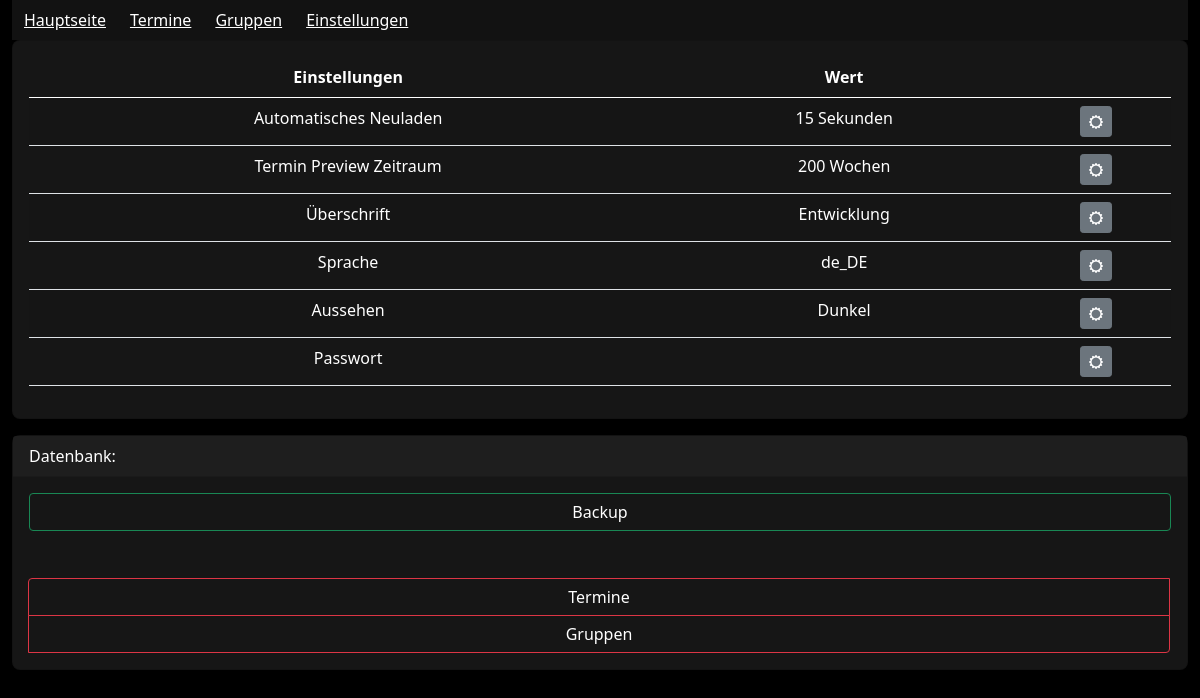
Page /?b=settings on the committed database.
### tables this page shows
CREATE TABLE `config` (
  `id` int(11) NOT NULL AUTO_INCREMENT,
  `setting` varchar(50) NOT NULL,
  `value` varchar(128) NOT NULL,
  `time_unit` varchar(255) NOT NULL,
  `created_at` datetime NOT NULL,
  `updated_at` datetime NOT NULL,
  PRIMARY KEY (`id`),
  UNIQUE KEY `setting` (`setting`)
);

### index.php (called while the page is built, shortened)
<?php
include __DIR__ . '/resources/layout/template.php';

### database/connect.php (called while the page is built, shortened)
<?php
class connect
{
    public static function connection()
    {
        try {
            $pdo = new PDO("mysql:host=" . self::SERVER . ";dbname=" . self::DATABASE . ";charset=utf8", self::USER, self::PASSWORD);
            $pdo->setAttribute(PDO::ATTR_ERRMODE, PDO::ERRMODE_EXCEPTION);
            return $pdo;
        } catch (\PDOException $e) {
            new user_migrate;
            new config_migrate;
            new language_migrate;
            new events_migrate('create');
            new teams_migrate('create');
            header("Refresh:0");
        }
    }
}

### app/controller/config.controller.php (called while the page is built, shortened)
<?php
class config
{
    public static function index()
    {
        $stmt = "SELECT * FROM `config`";
        $data = connect::connection()->query($stmt);
        return $data->fetchAll();
    }
    public static function get($setting)
    {
        $stmt = "SELECT `value`, `time_unit` FROM `config` where `setting` = '" . $setting . "'";
        $data = connect::connection()->query($stmt);
        return $data->fetchObject();
    }
}

### resources/views/settings.blade.php (the view, shortened to what this page needs)
<?php
require __DIR__ . '/../layout/navigation.php';
?>
<article class="row g-3">
  <section class="col">
    <div class="card">
      <div class="card-body">
        <div class="table-responsive">
          <table class="table table-striped table-hover" id="table-to-refresh">
            <thead>
              <tr>
                <th scope="col">
                  <?php echo lang['settings'] ?>
                </th>
                <th scope="col">
                  <?php echo lang['value'] ?>
                </th>
                <th scope="col"></th>
              </tr>
            </thead>
            <tbody>
              <?php
              foreach (config::index() as $row) {
                echo '
                            <tr>
                              <td>';
                switch ($row['time_unit']) {
                  case 'week':
                    $output_time_unit = lang['weeks'];
                    break;
                  case 'seconds':
                    $output_time_unit = lang['seconds'];
                    break;
                  default:
                    $output_time_unit = '';
                }
                switch ($row['setting']) {
                  case 'refresh':
                    echo lang['setting-refresh'];
                    break;
                  case 'future_day':
                    echo lang['setting-future_day'];
                    break;
                  case 'name':
                    echo lang['setting-name'];
                    break;
                  case 'language':
                    echo lang['setting-language'];
                    break;
                  case 'design':
                    echo lang['setting-design'];
                    break;
                  case 'protection':
                    echo lang['password'];
                    break;
                }
                echo '</td>
                              <td>';
                if ($row['setting'] != 'protection') {
                  switch ($row['value']) {
                    case 'dark':
                      echo lang['dark'];
                      break;
                    default:
                      echo $row['value'] . ' ' . $output_time_unit;
                  }
                }
                echo '</td>';
                echo '<td data-bs-toggle="tooltip" data-bs-placement="top" title="' . lang['edit'] . '">
                            <a href="?b=settings_edit&id=' . $row['id'] . '" type="button" class="btn btn-sm btn-secondary position-relative">
                              <i class="bi bi-gear-wide"></i>
                            </a>
                          </td>';
              }
              echo '</tr>';
              ?>
            </tbody>
          </table>
        </div>
      </div>
    </div>
  </section>
  <section class="col-12">
    <div class="card">
      <div class="card-header">
        <?php echo lang['database'] ?>:
      </div>
      <div class="card-body">
        <div class="row g-5">
          <div class="col-12">
              <input type="submit" class="btn btn-outline-success w-100" name="table_backup" id="table_backup" value="Backup">
          </div>
          <div class="col-12">
            <div class="btn-group btn-group-vertical w-100" role="group" aria-label="Basic checkbox toggle button group">
              <label class="btn btn-outline-danger" for="table_events"><?php echo lang['events'] ?></label>
              <label class="btn btn-outline-danger" for="table_groups"><?php echo lang['groups'] ?></label>
            </div>
          </div>
        </div>
      </div>
    </div>
  </section>
</article>

### resources/layout/template.php (shortened to what this page needs)
<!doctype html>
<html lang="de">
<head>
    <link rel="stylesheet" href="/resources/css/bootstrap.min.css" />
    <link rel="stylesheet" href="/resources/css/select2.min.css">
    <link rel="stylesheet" href="/resources/css/dataTables.bootstrap5.min.css">
    <link href="/resources/css/custom.css" rel="stylesheet" />
    <?php
    if (config::get('design')->value == 'dark') {
        echo '<link href="/resources/css/dark.css" rel="stylesheet" />';
    }
    ?>
</head>
<body>
    <main class="container-fluid">
        <?php
        if (file_exists(__DIR__ . '/../views/' . view . '.blade.php')) {
            require __DIR__ . '/../views/' . view . '.blade.php';
        }
        ?>
    </main>
</body>
</html>

### resources/layout/navigation.php
<nav class="navbar default-navbar">
    <div class="container-fluid">
        <div class="row">
            <div class="col">
                <a href="/">
                    <span class="navbar-text">
                        <?php echo lang['index'] ?>
                    </span>
                </a>
            </div>
            <div class="col">
                <a href="?b=events">
                    <span class="navbar-text">
                        <?php echo lang['events'] ?>
                    </span>
                </a>
            </div>
            <div class="col">
                <a href="?b=groups">
                    <span class="navbar-text">
                        <?php echo lang['groups'] ?>
                    </span>
                </a>
            </div>
            <div class="col">
                <a href="?b=settings">
                    <span class="navbar-text">
                        <?php echo lang['settings'] ?>
                    </span>
                </a>
            </div>
        </div>
    </div>
</nav>

### resources/css/custom.css (style rules this page uses)
.bi::before,[class^="bi-"]::before,[class*=" bi-"]::before { display:inline-block;font-family:"bootstrap-icons" !important;font-style:normal;font-weight:normal !important;font-variant:normal;text-transform:none;line-height:1;vertical-align:-.125em;-webkit-font-smoothing:antialiased;-moz-osx-font-smoothing:grayscale }
.bi-gear-wide::before { content:"" }

### resources/css/dark.css (style rules this page uses)
body { background:#000 }
.card { background:#161616 }
.card .card-header { background:#1e1e1e }
:root * { color:#fff }
.default-navbar { background-color:#121212 !important }
.table { --bs-table-bg: transparent;--bs-table-accent-bg: transparent;--bs-table-striped-color: rgba(255, 255, 255, 0.7);--bs-table-striped-bg: rgba(0, 0, 0, 0.05);--bs-table-active-color: #212529;--bs-table-active-bg: rgba(0, 0, 0, 0.1);--bs-table-hover-color: $palette-text-primary;--bs-table-hover-bg: rgba(0, 0, 0, 0.075);color:#fff }

### rows in the picture
config: value "15", output_time_unit "Sekunden"
config: value "200", output_time_unit "Wochen"
config: value "Entwicklung"
config: value "de_DE"

### other values in the picture
lang['index'] "Hauptseite"
lang['events'] "Termine"
lang['groups'] "Gruppen"
lang['settings'] "Einstellungen"
lang['value'] "Wert"
lang['database'] "Datenbank"
